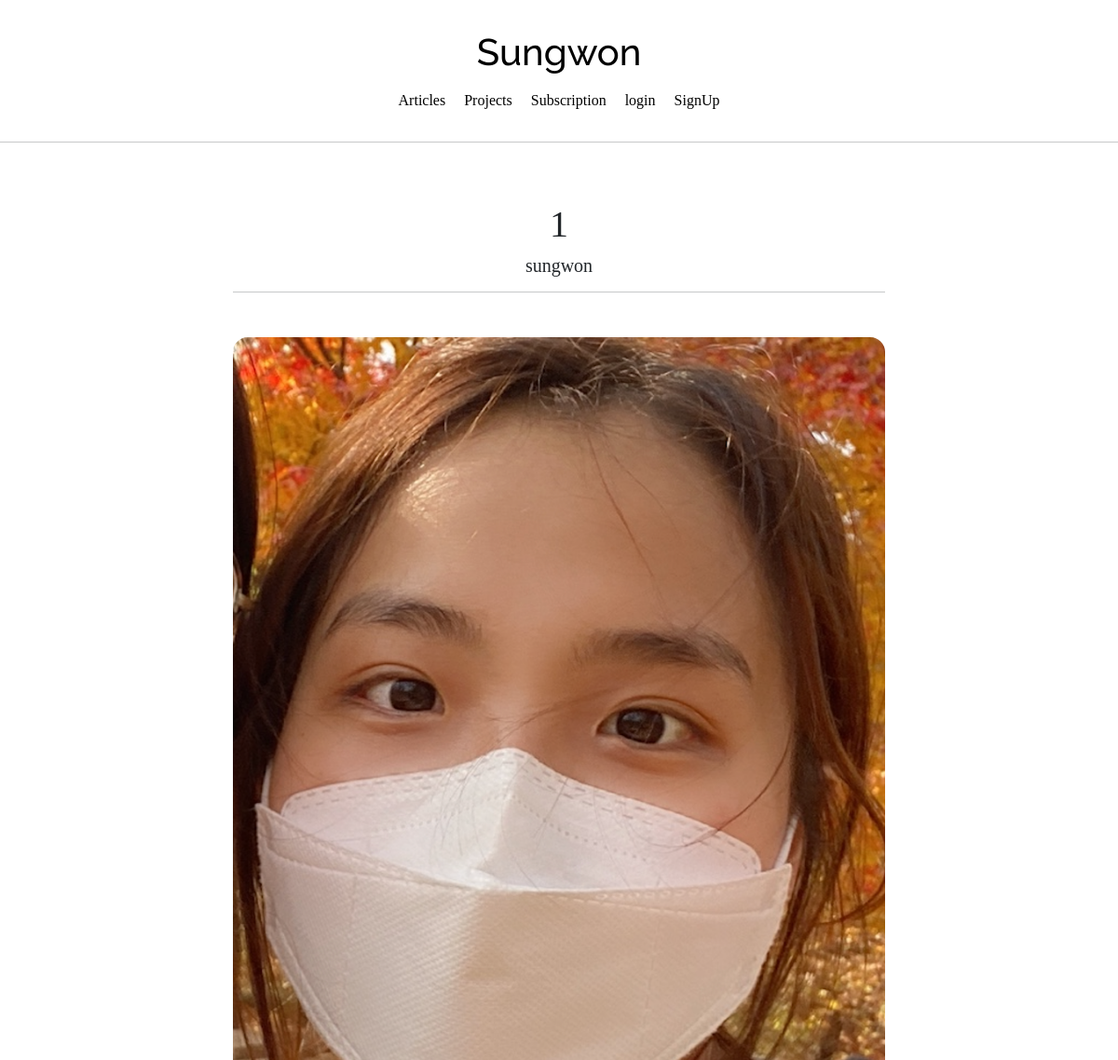
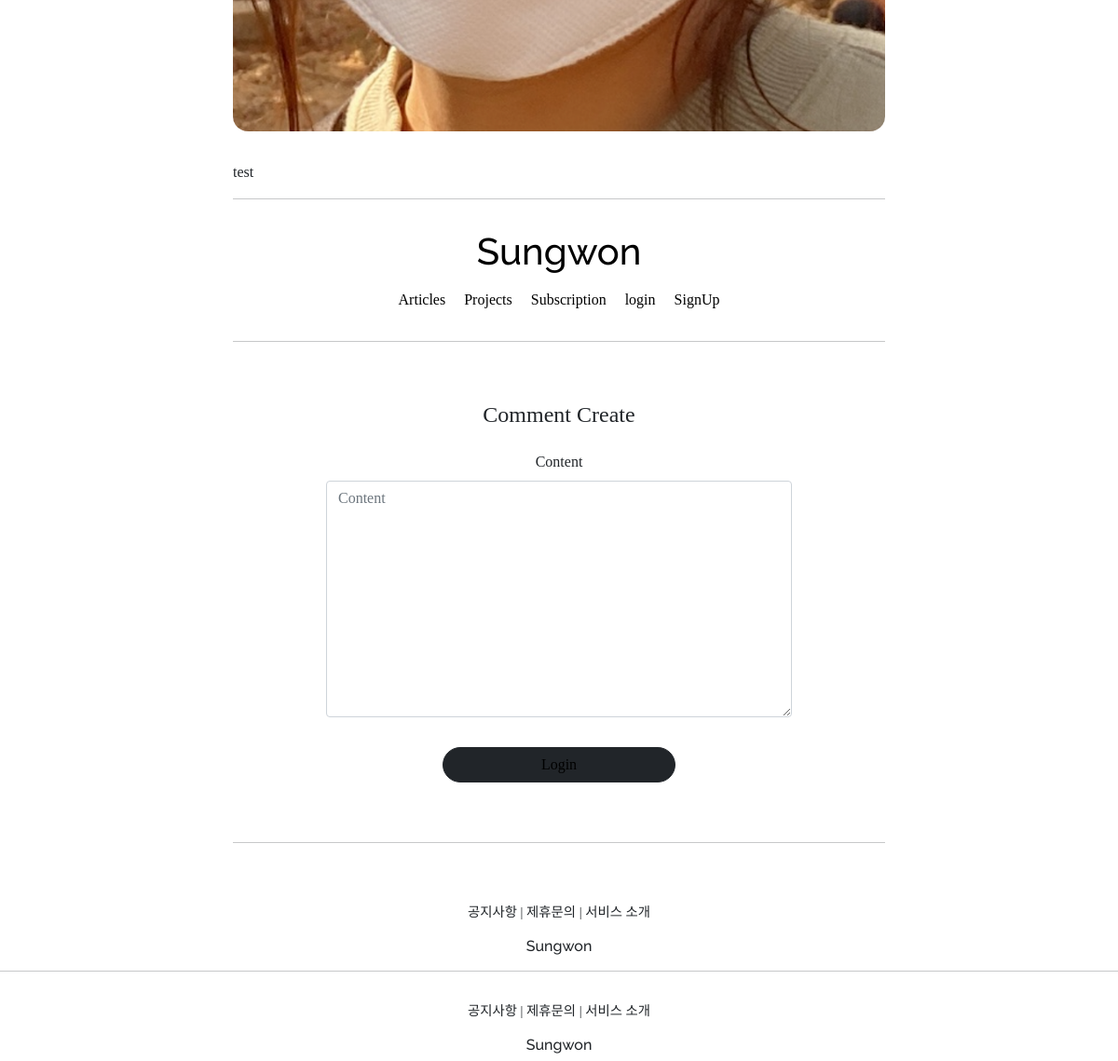
The app's page /articles/detail/3 with its own data (2 pictures, top to bottom).
### articleapp/models.py (models this page shows)
class Article(models.Model):
    writer = models.ForeignKey(User, on_delete=models.SET_NULL, related_name='article', null=True)
    project = models.ForeignKey(Project, on_delete=models.SET_NULL, related_name='article', null=True)
    title = models.CharField(max_length=200, null=False)
    image= models.ImageField(upload_to='article/', null=False)
    content = models.TextField(null=True)
    created_at = models.DateField(auto_now_add=True, null=True)

### profileapp/models.py (models this page shows)
class Profile(models.Model):
    user = models.OneToOneField(User, on_delete=models.CASCADE, related_name='profile')
    image = models.ImageField(upload_to='profile/', null=True)
    nickname = models.CharField(max_length=20, unique=True, null=True)
    message = models.CharField(max_length=100, null=True)

### articleapp/views.py (the view)
# urls.py: path('detail/<int:pk>', ArticleDetailView.as_view(), name='detail'),
class ArticleDetailView(DetailView, FormMixin):
    model = Article
    form_class = CommentCreationForm
    context_object_name = 'target_article'
    template_name = 'articleapp/detail.html'

### commentapp/forms.py
class CommentCreationForm(ModelForm):
    class Meta:
        model = Comment
        fields = ['content']

### articleapp/templates/articleapp/detail.html (shortened to what this page needs)
{% extends 'base.html' %}
{% block content %}
  <div>
    <div style="text-align: center; max-width: 700px; margin: 4rem auto;">
        <h1>
            {{ target_article.title }}
        </h1>
        <h5>
            {{ target_article.writer.profile.nickname }}
        </h5>
        <hr>
        <img style="width: 100%; border-radius: 1rem; margin: 2rem 0;"
                src="{{ target_article.image.url }}" alt="">
        <div style="text-align: left">
            {{ target_article.content | safe }}
        </div>
        <hr>
        {% include 'commentapp/create.html' with article=target_article %}
{% endblock %}

### records on screen
Article: title "1", writer.profile.nickname "sungwon", image (picture), content "test"
